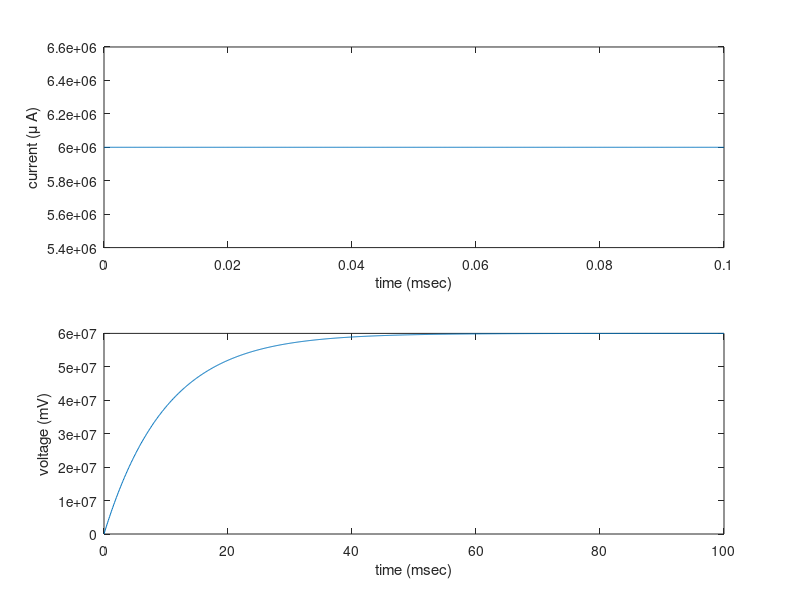
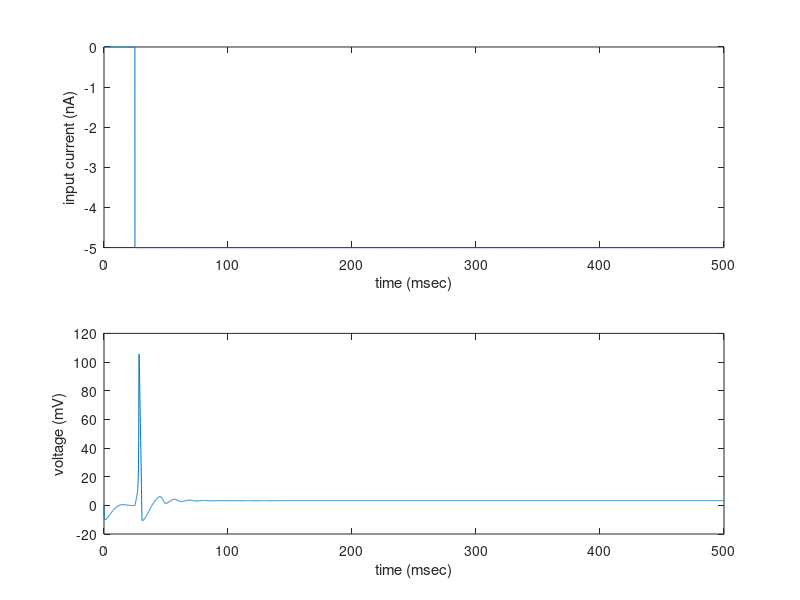

These charts were generated, in order, by the following MATLAB code:
% 303 : Hodgkin and Huxley

% Here we will modify the passive membrane code to integrate the equations for the
% m, n and h variables.
%
% For later use, we'll retain the equation describing a passive membrane
% driven by a current source.
%
% parallel RC circuit
%
% I_R = V / R
% I_C = C dV/dt
% --> C dV/dt = I - V/R
%
%  Choose some reasonable constants
%
C = 1e-6; % 1 uF (per cm^2)
R = 1e4; % 10 kOhms (per cm^2)
%
%  Establish the time base (in sec)
dt = 0.0001;
tFinal = 0.1;
t = 0:dt:tFinal;        % this creates a list of times, from 0 to tFinal in steps of dt.
%
% Invent a current input and solve for the voltage output
%
% By commenting out one or the other, could choose either the step current 
% we looked at in class:
%
%I = (t>0.01 & t<0.02) * 1e-6;           % this is a current in nanoamps
% 
% or a sinusoidal current: 
%
I = 6*ones(size(t));
%
V = zeros(size(I));
tau = R*C % 10 msec = 0.01 sec
%
% Integrate equations using Euler method
%
% In the Euler method, we write:
%
%   dV/dt = [V(t+dt) - V(t)]/dt = -V(t)/RC  + I(t)/C
%
% So 
%
%   dV = V(t+dt) - V(t) =  dt* [-V(t)/RC + I(t)/C]
% 
% and then
%
%   V(t+dt) = V(t) + dV = V(t) + dt*[-V(t)/R + I(t)]/C.
%
% So the integration simply steps through time to whatever point you want
% to reach.

V(1) = 0;   % Initialize voltage to zero.
%
for i=1:(length(t)-1)
    dV = dt * (I(i) - V(i)/R) / C;
    V(i+1) = V(i) + (dV/dt) * dt;
end

% 
% Plot results
%
subplot(2,1,1);
plot(t, 1e6 * I);
%ylim([-0.05 1.05]);
xlabel('time (msec)')
ylabel('current (\mu A)')
subplot(2,1,2);
plot(10^3*t, 1e3 * V);
xlabel('time (msec)')
ylabel('voltage (mV)')
% 
V(1) = 0;   % Initialize voltage to zero.
%
% How to drive with a conductance input?
%
% Now we need to replace I(t) by g(t)*(V(t)-Vg), where now you control g(t). 
%   Give it a try!


%===========================================================================
%
% Voltage clamp experiments on m, n and h.
%
% Now we are solving a similar first order equation, but where the time
% constant depends on V. 
%
% Note that since we are starting with the case that we are doing a voltage
% clamp experiment,  V is not one of the dynamical variables and has no
% corresponding equation; we just input it, as we did the current in the 
% example above.
%
% Let's write out the equation for m:
%
% We can rearrange the HH form 
%
%   dm/dt = alpha_m (1 - m) - beta_m m
% 
% to give
%  
%   dm/dt = -m *(alpha_m + beta_m) + alpha_m
%
% Now the Euler method gives us (making explicit the V dependence of alpha and beta):
% 
% dm = m(d+dt) - m(t) = dt*[-m(t)*(alpha(V(t)) + beta(V(t))) + alpha(V(t))]
%
%
% Note that the rate constants are all in units of milliseconds!
% so let's establish a time base in msec
% 
% 
%%%%%%%%%%%%%%%%%%%%%%%%%%%%%%%%%%%%%%%%%%%%%%%%%%%%%%%%%%%%%%%%%%%%%%%%%%%%%%%%%%%%%%%%%%%%%
%
% Now, let's proceed to put in the V dynamics.
%
%
dt = 0.05;
tFinal = 500;
t = 0:dt:tFinal;
% 
clear V;
%
% Integrate equations using Euler method
%
%
m = zeros(size(t));   % Initialize everything to zero.
n = zeros(size(t));
h = zeros(size(t));
V = zeros(size(t));
n(1) = 0.6;
h(1) = 0.3;
%
% Define constants
%
gkmax = 36; %*0.01 * 1000 ; % cm--> 10^7 g --> 10^-2 dt --> 10^3
gnamax = 120;
gl = 0.3;
%Vk = -77;
%Vl = -54.387;
%Vna = 50;
Vk = 12;
Vna = -115;
Vl = -10.613;
C = 1.0;
%
% Set up your experiment with your desired current input:
%
Iext = zeros(size(t));
Iext(500:end) = -5;   % don't forget to make the current negative...
%
% Now integrate to obtain the inactivation variables...
%
for i=1:(length(t)-1)
    alpham = 0.1*(V(i)+25)/(exp((V(i)+25)/10)-1);
    betam = 4*exp(V(i)/18);
    alphan = 0.01*(V(i)+10)/(exp((V(i)+10)/10)-1);
    betan = 0.125*exp(V(i)/80);
    alphah = 0.07*exp(V(i)/20);
    betah = 1./(exp((V(i)+30)/10)+1);
    dm = dt * (-m(i)*(alpham + betam) + alpham);
    m(i+1) = m(i) + dm;
    dn = dt * (-n(i)*(alphan + betan) + alphan);
    n(i+1) = n(i) + dn;
    dh = dt * (-h(i)*(alphah + betah) + alphah);
    h(i+1) = h(i) + dh;
    Ik = gkmax*n(i)^4*(V(i) - Vk);
    Ina = gnamax*m(i)^3*h(i)*(V(i)-Vna);
    Il = gl*(V(i) - Vl);
    V(i+1) = V(i) + dt*(Iext(i) - Ik - Ina - Il)/C;
end

figure;
subplot(2,1,1);
plot(t,Iext)
xlabel('time (msec)')
ylabel('input current (nA)')
subplot(2,1,2);
plot(t,-V)
xlabel('time (msec)')
ylabel('voltage (mV)')
